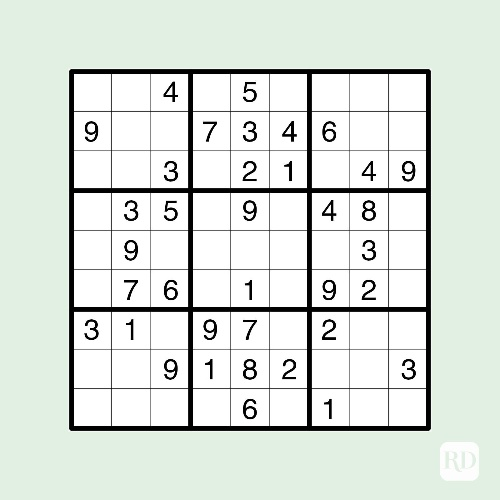
#> input picture input_images/Sudoku.jpg, 500 x 500 px, found by its file name
$ jupyter execute --allow-errors Sudoku_solver.ipynb
#> lines starting #> are read from the running program, lines starting #| are printed output that depends on the picture; after the words box and inside, x2 and y2 are one past the last pixel; in counts of white or black regions, pixels touching at a corner belong together
[cell 1]
import cv2
import numpy as np
import matplotlib.pyplot as plt
import torch
import torchvision
import torchvision.transforms as transforms
import torch.nn as nn
from torch.utils.data import DataLoader
import torch.nn.functional as F
from PIL import Image
import os

[cell 2]
name=input("please enter the name of image with extension")
#> the answer given: input_images/Sudoku.jpg
IMAGE_PATH = "Input_images"
IMAGE_PATH =os.path.join(IMAGE_PATH,name)

[cell 3]
img=cv2.imread(IMAGE_PATH)
#> img is the input picture: shape (500, 500, 3); mean B, G, R 221.1, 227.2, 220.6
img=cv2.resize(img,(500,500))
image=img.copy()
gray = cv2.cvtColor(img,cv2.COLOR_BGR2GRAY)
thresh = cv2.adaptiveThreshold(gray,255,cv2.ADAPTIVE_THRESH_GAUSSIAN_C, cv2.THRESH_BINARY_INV,51,9)
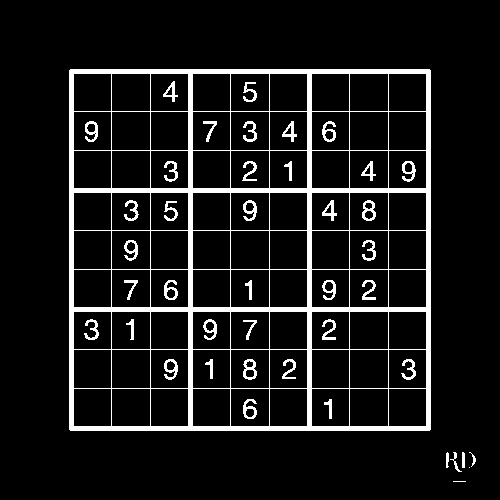
#> thresh: shape (500, 500); 9.1% white; 43 white regions (2 under 20 px), largest, box (x1, y1, x2, y2) and area: (69, 69, 431, 431) 18144, (243, 359, 257, 380) 154, (362, 200, 376, 221) 151
kernel = np.ones((5,5), np.uint8)
thresh = cv2.dilate(thresh, kernel, iterations=1)
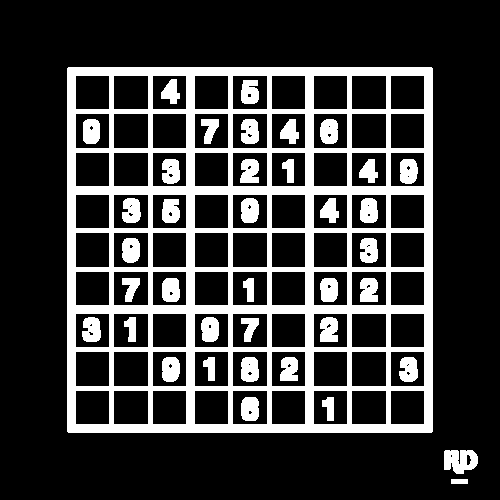
#> thresh: shape (500, 500); 22.8% white; 39 white regions, largest, box (x1, y1, x2, y2) and area: (67, 67, 433, 433) 43952, (444, 450, 478, 474) 623, (241, 357, 259, 382) 395
thresh = cv2.erode(thresh, kernel, iterations=1)
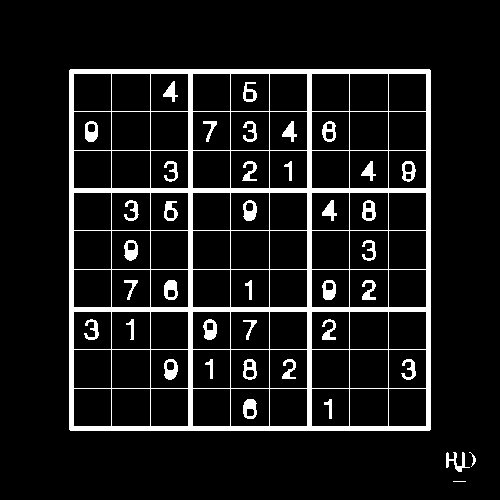
#> thresh: shape (500, 500); 9.4% white; 40 white regions (1 under 20 px), largest, box (x1, y1, x2, y2) and area: (69, 69, 431, 431) 18144, (124, 240, 138, 261) 193, (164, 280, 178, 300) 193
# cv2.imshow("x",thresh)
kernel = cv2.getStructuringElement(cv2.MORPH_RECT, (3,3))
img = cv2.morphologyEx(thresh, cv2.MORPH_OPEN, kernel, iterations=2)
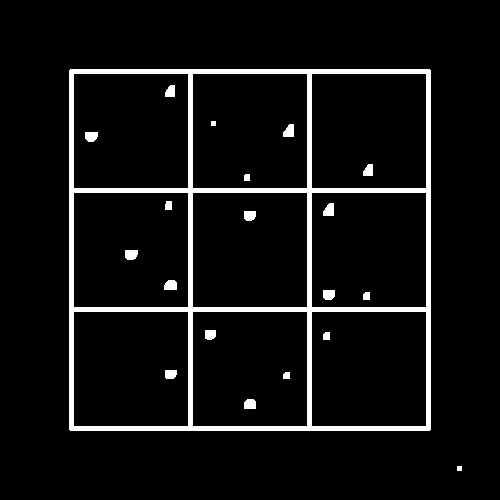
#> img: shape (500, 500); 6.3% white; 20 white regions

[cell 4]
cnts = cv2.findContours(img, cv2.RETR_EXTERNAL, cv2.CHAIN_APPROX_SIMPLE)
#> cnts = 2 contours, 1 with area under 20; largest, box (x1, y1, x2, y2) and area: (69, 69, 431, 431) 130319
cnts = cnts[0] if len(cnts) == 2 else cnts[1]
area_treshold = 1000
o=np.zeros((600,600))
# cv2.drawContours(img, cnts[0], -1, (0, 255, 0), 3)
center=[]
maxx=0
maxy=0
for c in cnts:
    x=cv2.minAreaRect(c)
    if(x[1][0]>maxx):
        maxx=x[1][0]
    if(x[1][1]>maxy):
        maxy=x[1][1]
#> this loop made 2 passes
#> (c, x, maxx, maxy) on pass 1: ([[457, 466], [457, 470], [461, 470], [461, 466]], ((459, 468), (4, 4), -90), 4, 4)
#> (x, maxx, maxy) on pass 2: (((249.5, 249.5), (361, 361), -90), 361, 361)
#> after the loop, maxx = 361; maxy = 361


for c in cnts:

#     cv2.drawContours(img, [c], -1, (0, 255, 0), 3)
#       x,y,w,h = cv2.boundingRect(c)
#       cv2.rectangle(image, (x, y), (x + w, y + h), (36,255,12), 3)
    x=cv2.minAreaRect(c)
    if x[1][0]==maxx:
        center.append(int(x[0][0]-x[1][1]/2))
        center.append(int(x[0][1]-x[1][0]/2))
#> this loop made 2 passes
#> (c, x) on pass 1: ([[457, 466], [457, 470], [461, 470], [461, 466]], ((459, 468), (4, 4), -90))
#> x on pass 2: ((249.5, 249.5), (361, 361), -90)
#> after the loop, center = [69, 69]
print(f"{x[1][0]}    {x[1][1]}")
#| 361.0    361.0
#     cv2.polylines(o,[b],True,(0,255,0),2)
#     break
# img=image[50:180, 100:300]
print(x)
#| ((249.5, 249.5), (361.0, 361.0), -90.0)
# cv2.drawContours(img, cnts, -1, (0, 255, 0), 3)
# cv2.imshow("one",img)
# cv2.waitKey(0)

[cell 5]
img=image[int(center[0]+5):int(center[0]+maxx-5),int(center[1]+5):int(center[1]+maxy-5)]
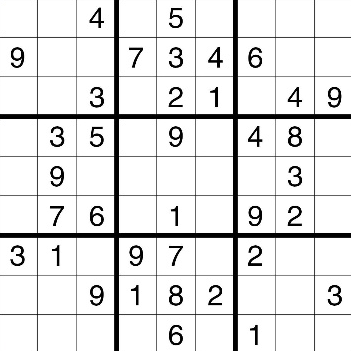
#> img: shape (351, 351, 3); mean B, G, R 227.3, 227.3, 227.3

#> (a cell that did not finish here is left out)

[cell 7]
class one(nn.Module):
    # [25 lines left out: functions __init__, forward, not called in this run]

#> (a cell that did not finish here is left out)

[cell 9]
img=cv2.resize(img,(450,450))
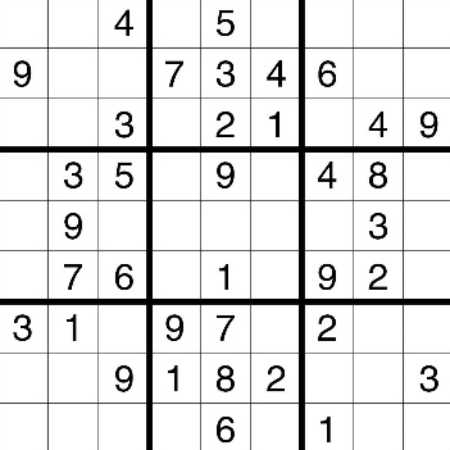
#> img: shape (450, 450, 3); mean B, G, R 227.4, 227.4, 227.4
#> `num=img[i*50+8+d1*2:(i+1)*50-10+d1*1,j*50+11+d*2:(j+1)*50-16+d*2]`: num: shape (32, 23, 3); every value is 255
#> `num=cv2.resize(num,(28,40))`: num: shape (40, 28, 3); every value is 255
a=[]
ans=[]
ans1=[]
k=0
#> (the rest of this cell did not finish here and is left out)

[cell 10]
print(len(ans1))

[cell 11]
N=9

[cell 12]

# [20 lines left out: function isSafe, not called in this run]


def solveSudoku(grid, row, col):


    if (row == N - 1 and col == N):
        return True


    if col == N:
        row += 1
        col = 0


    if grid[row][col] > 0:
        return solveSudoku(grid, row, col + 1)
    for num in range(1, N + 1, 1):


        if isSafe(grid, row, col, num):


            grid[row][col] = num


            if solveSudoku(grid, row, col + 1):
                return True


        grid[row][col] = 0
    return False

#> (a cell that did not finish here is left out)

[cell 14]
for i in range(9):

    for j in range(9):
        d=int((j+1)/3)
        d1=int((i+1)/3)

        if [j,i] in ans1:
            x=(i*50+8+d1*2+(i+1)*50-10+d1*1)/2-15
            y=(j*50+11+d*2+(j+1)*50-16+d*2)/2+15
            cv2.putText(img,f"{ans[j][i]}",(int(x),int(y)),cv2.FONT_HERSHEY_PLAIN,2,(0,0,255),2)

cv2.imshow("one",img)
OUTPUT_PATH=os.path.join("Results","Solved_"+name)
cv2.imwrite(OUTPUT_PATH,img)
cv2.waitKey(0)
#> Out = 27
